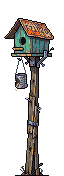
#> input picture projects/nomadgirl/assets/camp/kit/candidates/birdhouse_0.png, 64 x 176 px, given in place of chair_3.png, which was not available
$ python camp_kit.py
#> lines starting #> are read from the running program, lines starting #| are printed output that depends on the picture; after the words box and inside, x2 and y2 are one past the last pixel; in counts of white or black regions, pixels touching at a corner belong together
# Camp-Baukasten (#111): builds the piece sheets from the PixelLab candidates.
# Each sheet is one row of equal cells, every variant cropped to its content, feet on the bottom row, centred.
# Run from the repo root: python3 tools/camp_kit.py  → assets/camp/kit/<piece>.png and prints cell sizes for data/assets.json
from PIL import Image
import os, json
K = 'projects/nomadgirl/assets/camp/kit'
# piece: candidate indices in the order they become variants (Daniel can swap them here)
PICK = {
  'chair':   [3, 0],
  'pit':     [7, 2, 5],
  'table':   [0, 1, 3],
  'lantern': [0],
  'crate':   [0, 1, 2, 5, 6, 7, 9, 11, 12, 14],
  'plant':   [0, 1, 2, 3, 4, 5, 6, 7, 8],
  # second round (Daniel AFK: „arbeite das ganze Deko-System ab“)
  'planter':    [0, 1, 2, 3],
  'umbrella':   [0],
  'lounger':    [0, 1, 2, 3],
  'rainbarrel': [0, 1, 2],
  'cat':        [10, 13, 1, 3, 7, 9, 0, 14],
  'tripod':     [1, 0, 3],
  'firebarrel': [0, 1, 2, 4, 7, 8],
  'birdhouse':  [0],
  'windmast':   [0],
  'mirror':     [1, 0, 3],
  'plant_grow':  [0, 1, 2, 3],
  'cactus_grow': [0, 1, 2, 3],
  # #114: one PixelLab sheet split into two pieces: (source sheet, cells)
  'wall_windows': ('wall_modules', [0, 1, 2, 3, 7, 8, 9, 10, 12, 13, 14, 15]),
  'wall_doors':   ('wall_modules', [4, 5, 6, 11]),
  'inside_items': [0, 1, 2, 3, 4, 5, 6, 7, 8, 9, 10, 11, 12, 13, 14, 15],
  # 4 x 4 sheets: the candidate is one picture, the numbers are its cells (row by row)
  'table_items':  [0, 1, 2, 3, 4, 5, 6, 7, 8, 9, 10, 11, 12, 13, 14, 15],
  'wall_items':   [0, 1, 2, 3, 4, 5, 6, 7, 8, 9, 10, 11, 12, 13, 14, 15],
  'ground_items': [0, 1, 2, 3, 4, 5, 6, 7, 8, 9, 10, 11, 12, 13, 14, 15],
  # 19.11.2026 (Daniel: „viele Deko-Elemente ohne Grafik“): the fixed code pieces get pictures
  'neon_symbols': ('neon', [0, 1, 2, 3, 4, 5, 6, 7, 8, 9, 10, 11]),
  'neon_frames':  ('neon', [12, 13, 14, 15]),
  'graffiti':     [0, 1, 2, 3, 4, 5, 6, 7, 8, 9, 10, 11, 12, 13, 14, 15],
  'banners':      ('banner', [0, 1, 2, 3, 4, 5, 6, 7]),
  'poles':        [0, 1, 2],
  'trophies':     [0, 1, 2],
  'tower':        [0],
  'balcony_a':    ('balcony', [0]),
  'balcony_b':    ('balcony', [1]),
}
GRID = {'wall_modules': (4, 4), 'inside_items': (4, 4), 'table_items': (4, 4), 'wall_items': (4, 4), 'ground_items': (4, 4), 'plant_grow': (4, 1), 'cactus_grow': (4, 1),
        'neon': (4, 4), 'graffiti': (4, 4), 'banner': (4, 2), 'poles': (3, 1), 'trophies': (3, 1), 'balcony': (1, 2)}
# baked size (hard pixels): the 4 x 4 sheets were painted bigger than life, tabletop things must fit on a table
SCALE = {'table_items': 0.6}
out = {}
for name, pick in PICK.items():
    ims = []
    srcname = name
    if isinstance(pick, tuple): srcname, pick = pick
    for i in pick:
        if srcname in GRID:
            src = Image.open(f'{K}/candidates/{srcname}_0.png').convert('RGBA'); gx, gy = GRID[srcname]; cw = src.width // gx; ch = src.height // gy
            im = src.crop(((i % gx) * cw, (i // gx) * ch, (i % gx + 1) * cw, (i // gx + 1) * ch))
        else:
            im = Image.open(f'{K}/candidates/{name}_{i}.png').convert('RGBA')
#> im is the input picture: PIL image 64x176 RGBA; mean R, G, B, A 27.4, 25.7, 24.7, 69.5
        a = im.split()[3].point(lambda v: 255 if v > 40 else 0)
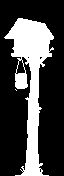
#> a: PIL image 64x176 L; 27.3% white; 2 white regions (1 under 20 px), largest, box (x1, y1, x2, y2) and area: (4, 18, 54, 176) 3069
        im.putalpha(a)
        im = im.crop(a.getbbox())
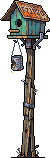
#> im: PIL image 50x158 RGBA; mean R, G, B, A 36.5, 34.1, 31.8, 99.1; transparent parts drawn white
        if name in SCALE: im = im.resize((max(1, round(im.width * SCALE[name])), max(1, round(im.height * SCALE[name]))), Image.NEAREST)
        ims.append(im)
    w = max(i.width for i in ims); h = max(i.height for i in ims)
    w += w % 2
    sheet = Image.new('RGBA', (w * len(ims), h), (0, 0, 0, 0))
#> sheet: PIL image 472x213 RGBA; every value is 0
    for n, im in enumerate(ims):
        sheet.paste(im, (n * w + (w - im.width) // 2, h - im.height))
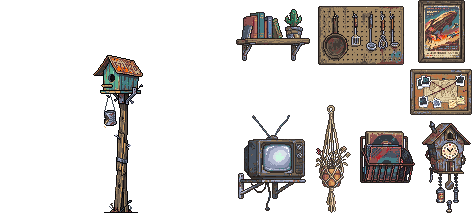
#> sheet: PIL image 472x213 RGBA; mean R, G, B, A 28.7, 25.4, 23.7, 64.1; transparent parts drawn white
    sheet.save(f'{K}/{name}.png')
    out[name] = {'cell': [w, h], 'grid': [len(ims), 1], 'sizes': [[i.width, i.height] for i in ims]}
#> pass 2 of the loop `for name, pick in PICK.items():`:
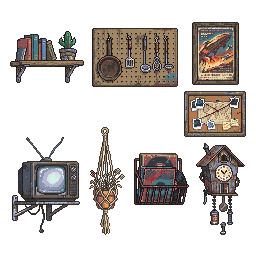
#> input picture projects/nomadgirl/assets/camp/kit/candidates/inside_wall_0.png, 256 x 256 px, given in place of pit_7.png, which was not available
#> im is the input picture: PIL image 256x256 RGBA; mean R, G, B, A 41, 36.3, 34.4, 86.4
#> `a = im.split()[3].point(lambda v: 255 if v > 40 else 0)`:
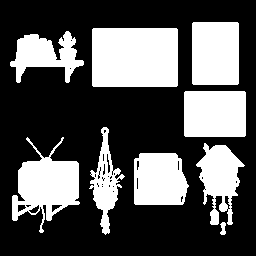
#> a: PIL image 256x256 L; 33.9% white; 9 white regions, largest, box (x1, y1, x2, y2) and area: (92, 28, 178, 87) 5070, (12, 137, 80, 233) 3229, (192, 22, 239, 85) 2957
#> `im = im.crop(a.getbbox())`:
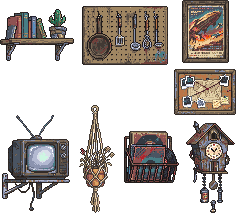
#> im: PIL image 236x213 RGBA; mean R, G, B, A 51.7, 45.5, 42.4, 112.7; transparent parts drawn white
#> (the run stopped early here; a loop or call above may not have finished)
